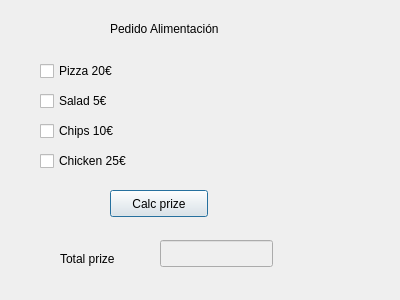
<?xml version="1.0" encoding="UTF-8"?>
<ui version="4.0">
 <class>Dialog</class>
 <widget class="QDialog" name="Dialog">
  <property name="geometry">
   <rect>
    <x>0</x>
    <y>0</y>
    <width>400</width>
    <height>300</height>
   </rect>
  </property>
  <property name="windowTitle">
   <string>Dialog</string>
  </property>
  <widget class="QCheckBox" name="checkBox_pizza20">
   <property name="geometry">
    <rect>
     <x>40</x>
     <y>60</y>
     <width>97</width>
     <height>22</height>
    </rect>
   </property>
   <property name="text">
    <string>Pizza 20€</string>
   </property>
  </widget>
  <widget class="QCheckBox" name="checkBox_salad5">
   <property name="geometry">
    <rect>
     <x>40</x>
     <y>90</y>
     <width>97</width>
     <height>22</height>
    </rect>
   </property>
   <property name="text">
    <string>Salad 5€</string>
   </property>
  </widget>
  <widget class="QCheckBox" name="checkBox_chips10">
   <property name="geometry">
    <rect>
     <x>40</x>
     <y>120</y>
     <width>97</width>
     <height>22</height>
    </rect>
   </property>
   <property name="text">
    <string>Chips 10€</string>
   </property>
  </widget>
  <widget class="QCheckBox" name="checkBox_chicken25">
   <property name="geometry">
    <rect>
     <x>40</x>
     <y>150</y>
     <width>97</width>
     <height>22</height>
    </rect>
   </property>
   <property name="text">
    <string>Chicken 25€</string>
   </property>
  </widget>
  <widget class="QLabel" name="label">
   <property name="geometry">
    <rect>
     <x>110</x>
     <y>20</y>
     <width>141</width>
     <height>17</height>
    </rect>
   </property>
   <property name="text">
    <string>Pedido Alimentación</string>
   </property>
  </widget>
  <widget class="QPushButton" name="pushButton_calc">
   <property name="geometry">
    <rect>
     <x>110</x>
     <y>190</y>
     <width>98</width>
     <height>27</height>
    </rect>
   </property>
   <property name="text">
    <string>Calc prize</string>
   </property>
  </widget>
  <widget class="QLabel" name="label_2">
   <property name="geometry">
    <rect>
     <x>60</x>
     <y>250</y>
     <width>81</width>
     <height>17</height>
    </rect>
   </property>
   <property name="text">
    <string>Total prize</string>
   </property>
  </widget>
  <widget class="QLineEdit" name="lineEdit_total">
   <property name="enabled">
    <bool>false</bool>
   </property>
   <property name="geometry">
    <rect>
     <x>160</x>
     <y>240</y>
     <width>113</width>
     <height>27</height>
    </rect>
   </property>
  </widget>
 </widget>
 <resources/>
 <connections/>
</ui>
